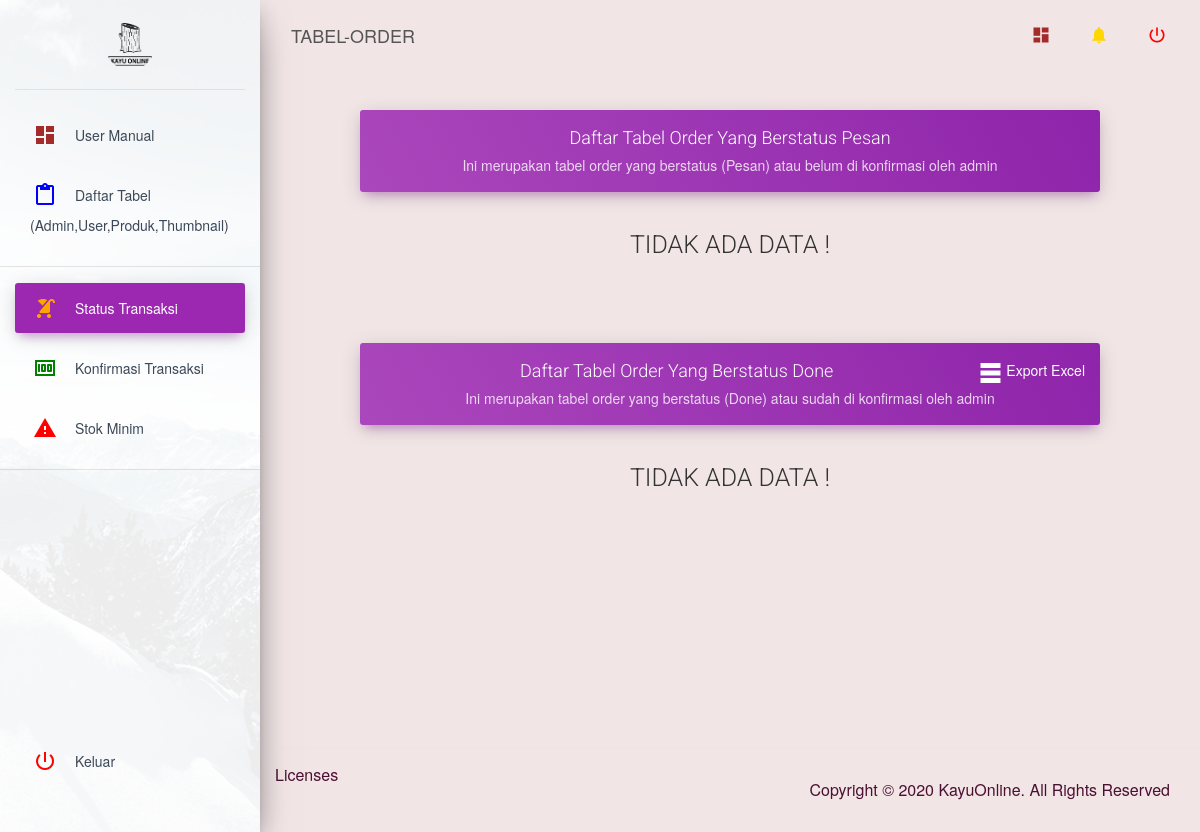
Before: /admin/tabel-order with the older database file.
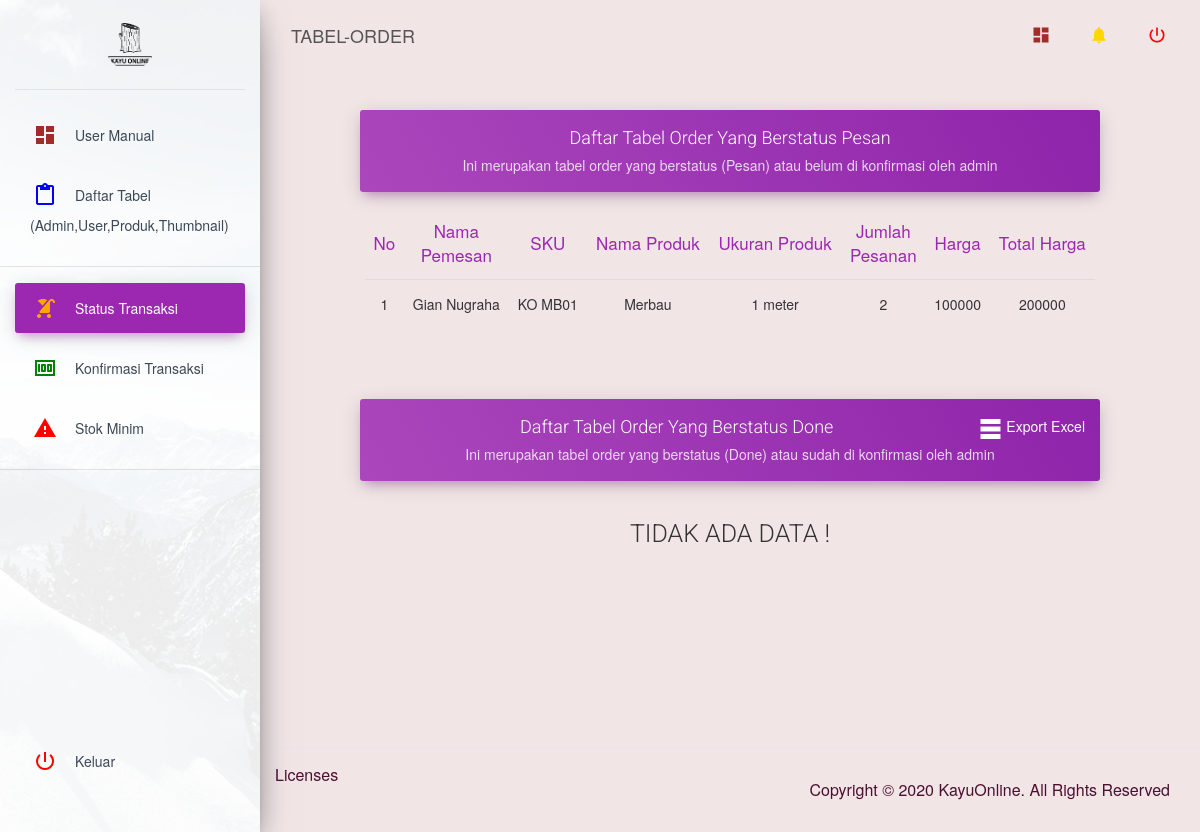
After: the same page with the newer database file.
### tables this page shows
CREATE TABLE `orders` (
  `id` bigint(20) NOT NULL AUTO_INCREMENT,
  `id_pemesan` bigint(20) DEFAULT NULL,
  `sku_product` char(20) DEFAULT NULL,
  `nama_product` varchar(255) DEFAULT NULL,
  `ukuran` char(100) DEFAULT NULL,
  `gambar_product` char(100) DEFAULT NULL,
  `id_product` bigint(50) DEFAULT NULL,
  `jumlah` int(20) DEFAULT NULL,
  `harga` decimal(10,0) DEFAULT NULL,
  `total` decimal(10,0) DEFAULT NULL,
  `status` varchar(255) DEFAULT NULL,
  PRIMARY KEY (`id`)
);

CREATE TABLE `users` (
  `id` int(11) NOT NULL AUTO_INCREMENT,
  `nama` varchar(255) DEFAULT NULL,
  `email` varchar(255) DEFAULT NULL,
  `username` varchar(255) DEFAULT NULL,
  `password` varchar(255) DEFAULT NULL,
  `no_hp` char(50) DEFAULT NULL,
  `role` varbinary(255) DEFAULT NULL,
  `status` char(50) DEFAULT NULL,
  PRIMARY KEY (`id`)
);

CREATE TABLE `products` (
  `id` bigint(20) unsigned NOT NULL AUTO_INCREMENT,
  `category_id` bigint(20) unsigned NOT NULL,
  `product_code` varchar(255) NOT NULL,
  `name` varchar(255) NOT NULL,
  `description` text NOT NULL,
  `detail` text DEFAULT NULL,
  `created_at` timestamp NULL DEFAULT NULL,
  `updated_at` timestamp NULL DEFAULT NULL,
  PRIMARY KEY (`id`),
  UNIQUE KEY `products_product_code_unique` (`product_code`)
);

### application/views/admin/template/layout.php (called while the page is built, shortened)
<?php $this->load->view('admin/template/navbar')?>
<?php $this->load->view('admin/template/header')?>
<?php $this->load->view($content)?>

### application/controllers/Admin.php (called while the page is built, shortened)
<?php
class Admin extends CI_Controller
{
	function __construct()
	{
		$this->load->model('m_kayu_online');
	}
	public function tabel_order()
	{
		$data['allNotif'] = $this->m_kayu_online->getAllNotif();
		$data['orderpesan'] = $this->m_kayu_online->getOrderStatusPesan();
		$data['orderdone'] = $this->m_kayu_online->getOrderStatusDone();
		$data['content'] = 'admin/tabel-order';
		$this->load->view('admin/template/layout', $data);
	}
}

### index.php (called while the page is built, shortened)
<?php
require_once BASEPATH.'core/CodeIgniter.php';

### application/models/M_kayu_online.php (called while the page is built, shortened)
<?php
class M_kayu_online extends CI_Model
{
	function __construct()
	{
		$this->db->query('SET SESSION sql_mode =
                  REPLACE(REPLACE(REPLACE(
                  @@sql_mode,
                  "ONLY_FULL_GROUP_BY,", ""),
                  ",ONLY_FULL_GROUP_BY", ""),
                  "ONLY_FULL_GROUP_BY", "")');
	}
	public function getOrderStatusPesan()
	{
		$query = $this->db->select('o.*, u.*,f.*,p.*
			from orders as o
			left join users as u on (o.id_pemesan = u.id)
			left join fb_users f on (o.id_pemesan=f.oauth_uid)
			join products p on (p.id=o.id_product)
			where o.status="pesan"
		')
			->get()
			->result();
		return $query;
	}
}

### application/views/admin/tabel-order.php (the view, shortened to what the changed rows need)
<div class="content">
  <div class="container-fluid">
    <div class="row">
      <div class="col-md-12">
        <div class="card card-plain">
          <div class="card-body">
            <div class="table-responsive">
              <table class="table table-hover">
                <?php if (!empty($orderpesan)) { ?>
                  <thead class="text-primary">
                    <th>No</th>
                    <th>Nama <br> Pemesan</th>
                    <th>SKU</th>
                    <th>Nama Produk</th>
                    <th>Ukuran Produk</th>
                    <th>Jumlah <br> Pesanan</th>
                    <th>Harga</th>
                    <th>Total Harga</th>
                  </thead>
                  <tbody>
                    <?php $no = 1;
                    foreach ($orderpesan as $key) { ?>
                      <tr>
                        <td><?= $no; ?></td>
                        <td><?php if($key->nama !=null){echo $key->nama;}else if($key->oauth_provider=="facebook"){echo $key->first_name." ".$key->last_name;}else if($key->oauth_provider=="google"){echo $key->first_name;} ?></td>
                        <td><?= $key->sku_product; ?></td>
                        <td><?= $key->name; ?></td>
                        <td><?= $key->ukuran; ?></td>
                        <td><?= $key->jumlah; ?></td>
                        <td><?= $key->harga; ?></td>
                        <td align="center"><?= $key->total; ?></td>
                      </tr>
                    <?php $no += 1;
                    } ?>
                  </tbody>
                <?php } else {
                  echo "<center><h3>TIDAK ADA DATA !</h3></center>";
                } ?>
              </table>
            </div>
          </div>
        </div>
      </div>
    </div>
  </div>
</div>

Changed rows visible on the page:
added orders: users.nama "Gian Nugraha", sku_product "KO MB01", id_product.name "Merbau", ukuran "1 meter", jumlah "2", harga "100000", total "200000"
Other visible differences:
text no longer shown: "TIDAK ADA DATA !"
text now shown: "No Nama Pemesan SKU Nama Produk Ukuran Produk Jumlah Pesanan Harga Total Harga"
